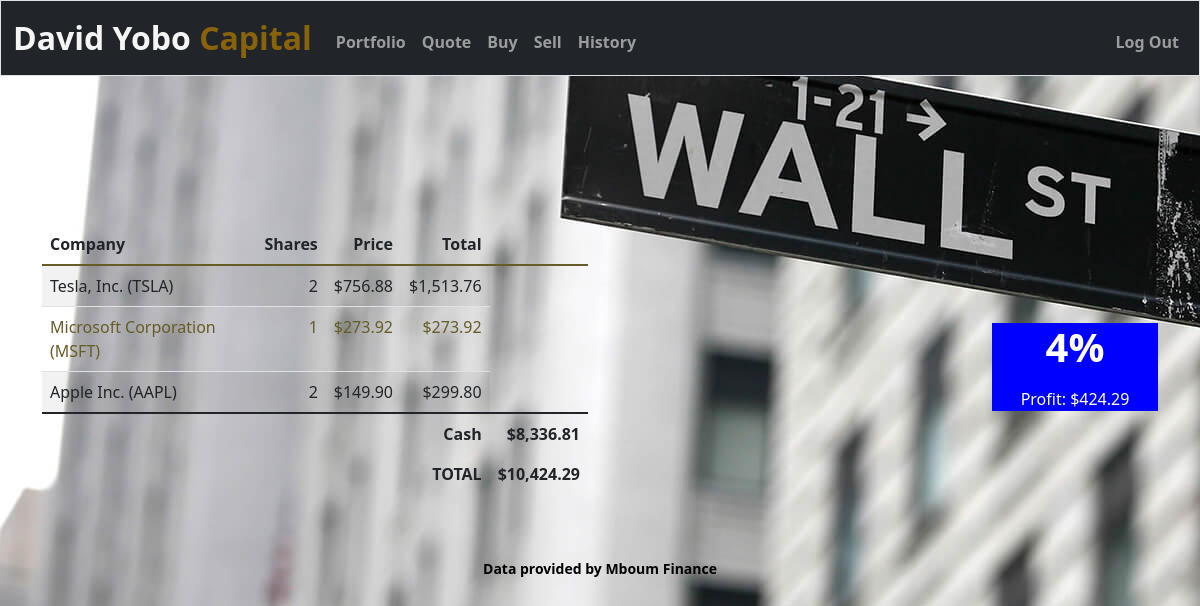
/portfolio (signed in), run on the app's committed database.
### tables this page shows
CREATE TABLE summaries (user INTEGER, symbol TEXT, company TEXT, shares INTEGER, price INTEGER, total INTEGER, dollarprice TEXT, dollartotal TEXT, FOREIGN KEY(user) REFERENCES users(id));

### app.py (the view)
@app.route("/portfolio")
@login_required
def portfolio():
    been_trading = db.execute("SELECT * FROM transactions WHERE user = ?", session["user_id"])
    if been_trading:
        data = db.execute("SELECT * FROM summaries WHERE user = ? AND shares > 0", session["user_id"])
        total_for_all_companies = db.execute("SELECT SUM(total) FROM summaries WHERE user = ?", session["user_id"])
        current_cash = db.execute("SELECT cash FROM users WHERE id = ?", session["user_id"])
        the_total = (total_for_all_companies[0]['SUM(total)'] + current_cash[0]['cash'])
        original_cash = 10000
        profitloss = the_total - original_cash
        percentage = (profitloss/original_cash) * 100
        display = []
        if profitloss > 0:
            display.append("Profit")
        elif profitloss < 0:
            display.append("Loss")
        else:
            display.append("_")
        display.append(profitloss)
        display.append(int(percentage))
        return render_template("portfolio.html", data=data, cash=usd(current_cash[0]['cash']), total=usd(the_total), display=display)
    else:
        return render_template("emptyportfolio.html")

### app.py (called while the page is built)
@app.after_request
def after_request(response):
    response.headers["Cache-Control"] = "no-cache, no-store, must-revalidate"
    response.headers["Expires"] = 0
    response.headers["Pragma"] = "no-cache"
    return response

### helpers.py (called while the page is built)
def login_required(f):
    @wraps(f)
    def decorated_function(*args, **kwargs):
        if session.get("user_id") is None:
            return redirect("/login")
        return f(*args, **kwargs)
    return decorated_function

def usd(value):
    return f"${value:,.2f}"

### templates/portfolio.html (shortened to what this page needs)
{% extends "layout.html" %}
{% block main %}
 <div class="container">
  <div class="row align-items-center" style="padding-top: 100px;">
    <div class="col-6 left" >
      <table class="table table-striped">
        <thead>
          <tr>
             <th class="text-start">Company</th>
             <th class="text-end">Shares</th>
             <th class="text-end">Price</th>
             <th class="text-end">Total</th>
          </tr>
        </thead>
        <tbody style="color: rgb(102, 92, 38)">
          {% for row in data %}
           <tr>
              <td class="text-start">{{ row.company }} ({{ row.symbol }})</td>
              <td class="text-end">{{ row.shares }}</td>
              <td class="text-end">{{ row.dollarprice }}</td>
              <td class="text-end">{{ row.dollartotal }}</td>
           </tr>
          {% endfor %}
        </tbody>
        <tfoot>
            <tr>
              <td class="border-0 fw-bold text-end" colspan="4">Cash</td>
              <td class="border-0 text-end"><strong> {{ cash }} </strong></td>
            </tr>
            <tr>
              <td class="border-0 fw-bold text-end" colspan="4"> TOTAL </td>
              <td class="border-0 w-bold text-end" colspan="4"><strong>{{ total }}</strong></td>
            </tr>
        </tfoot>
      </table>
    </div>
    <div class="col-2">
      <div data-status="{{display[0]}}" class="status" style="color: white;">
      <p><h1><b>{{ display[2] }}%</b></h1></p>
      <p>{{ display[0] }}:    {{ display[1] | usd }}</p>
      </div>
    </div>
  </div>
</div>
{% endblock %}

### templates/layout.html (shortened to what this page needs)
<!DOCTYPE html>
<html lang="en">
    <head>
        <link href="https://cdn.jsdelivr.net/npm/bootstrap@5.1.3/dist/css/bootstrap.min.css" rel="stylesheet">
        <link href="/static/styles.css" rel="stylesheet">
    </head>
    <body background="background.jpg">
        <nav class="bg-dark border navbar navbar-expand-md navbar-dark">
            <div class="container-fluid">
                <a class="navbar-brand" href="/"><span class="white">David Yobo</span> <span class="gold">Capital</span></a>
                <div class="collapse navbar-collapse" id="navbar">
                    {% if session["user_id"] %}
                        <ul class="navbar-nav me-auto mt-2">
                            <li class="nav-item"><a class="nav-link" href="/portfolio">Portfolio</a></li>
                            <li class="nav-item"><a class="nav-link" href="/quote">Quote</a></li>
                            <li class="nav-item"><a class="nav-link" href="/buy">Buy</a></li>
                            <li class="nav-item"><a class="nav-link" href="/sell">Sell</a></li>
                            <li class="nav-item"><a class="nav-link" href="/history">History</a></li>
                        </ul>
                        <ul class="navbar-nav ms-auto mt-2">
                            <li class="nav-item"><a class="nav-link" href="/logout">Log Out</a></li>
                        </ul>
                    {% else %}
                        <ul class="navbar-nav ms-auto mt-2">
                            <li class="nav-item"><a class="nav-link" href="/register">Register</a></li>
                        </ul>
                    {% endif %}
                </div>
            </div>
        </nav>
        <main class= "container-fluid py-5 text-center">
            {% block main %}{% endblock %}
        </main>
        <footer class="mb-5 small text-center text-muted">
            <div style="color: black;">
                <strong> Data provided by Mboum Finance</strong>
            </div>
        </footer>
    </body>
</html>

### static/styles.css (style rules this page uses)
nav .navbar-brand { font-size: xx-large; }
nav .navbar-brand .white { color: whitesmoke; }
nav .navbar-brand .gold { color: #89630b; }
.left { text-align: left; }
.status[data-status="Profit"] { background-color: blue; text-align: center; }
a:link { color: rgb(102, 92, 38); font-weight: bold; }

### templates/layout.html (style rules this page uses)
body { background-image: url('static/background.jpg'); }

### data on the page
summaries: company "Tesla, Inc.", symbol "TSLA", shares "2", dollarprice "$756.88", dollartotal "$1,513.76"
summaries: company "Microsoft Corporation", symbol "MSFT", shares "1", dollarprice "$273.92", dollartotal "$273.92"
summaries: company "Apple Inc.", symbol "AAPL", shares "2", dollarprice "$149.90", dollartotal "$299.80"

### other printed values
{{ cash }} "$8,336.81"
{{ total }} "$10,424.29"
{{ display[2] }} "4"
{{ display[0] }} "Profit"
{{ display[1] | usd }} "$424.29"
